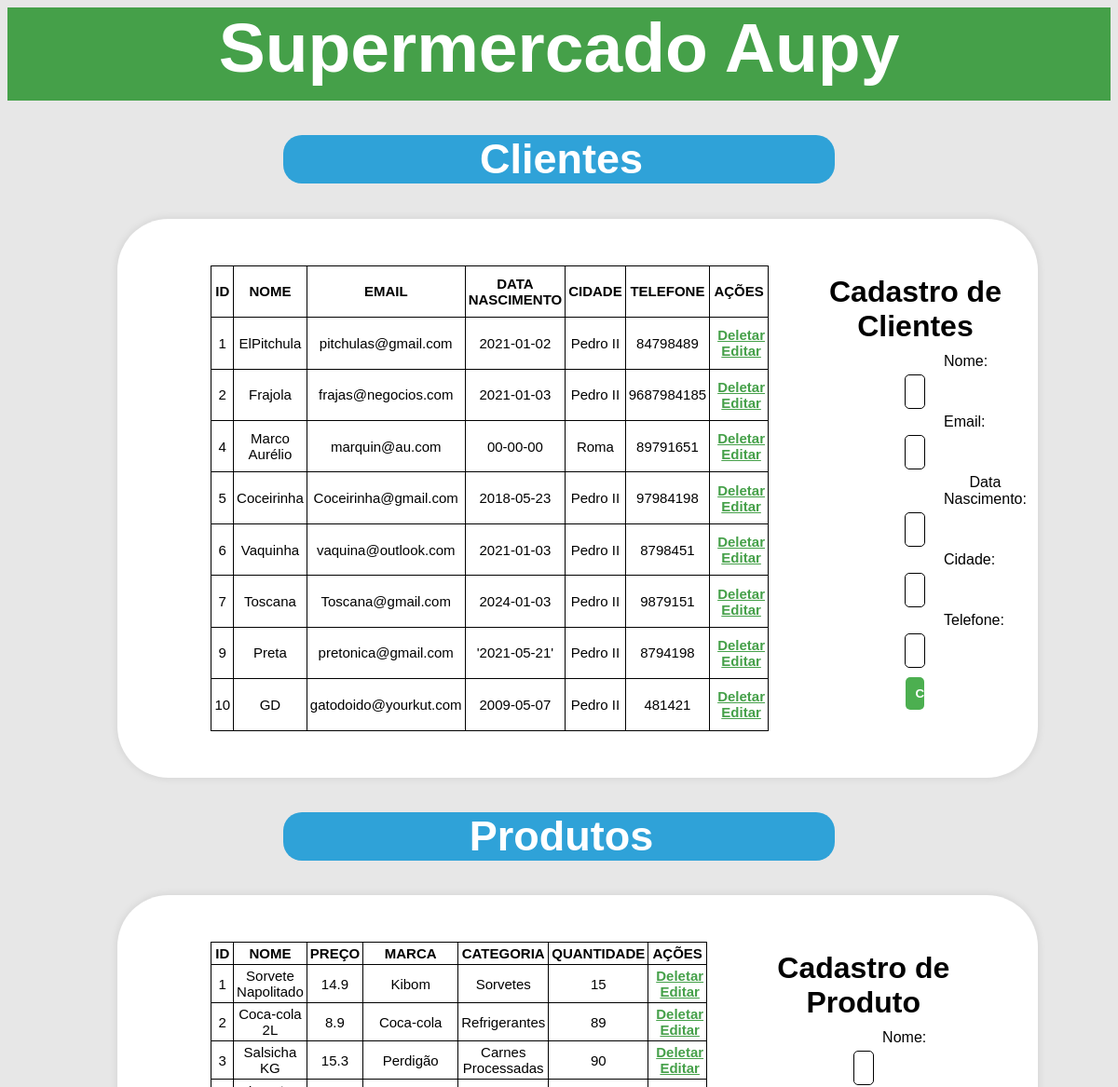
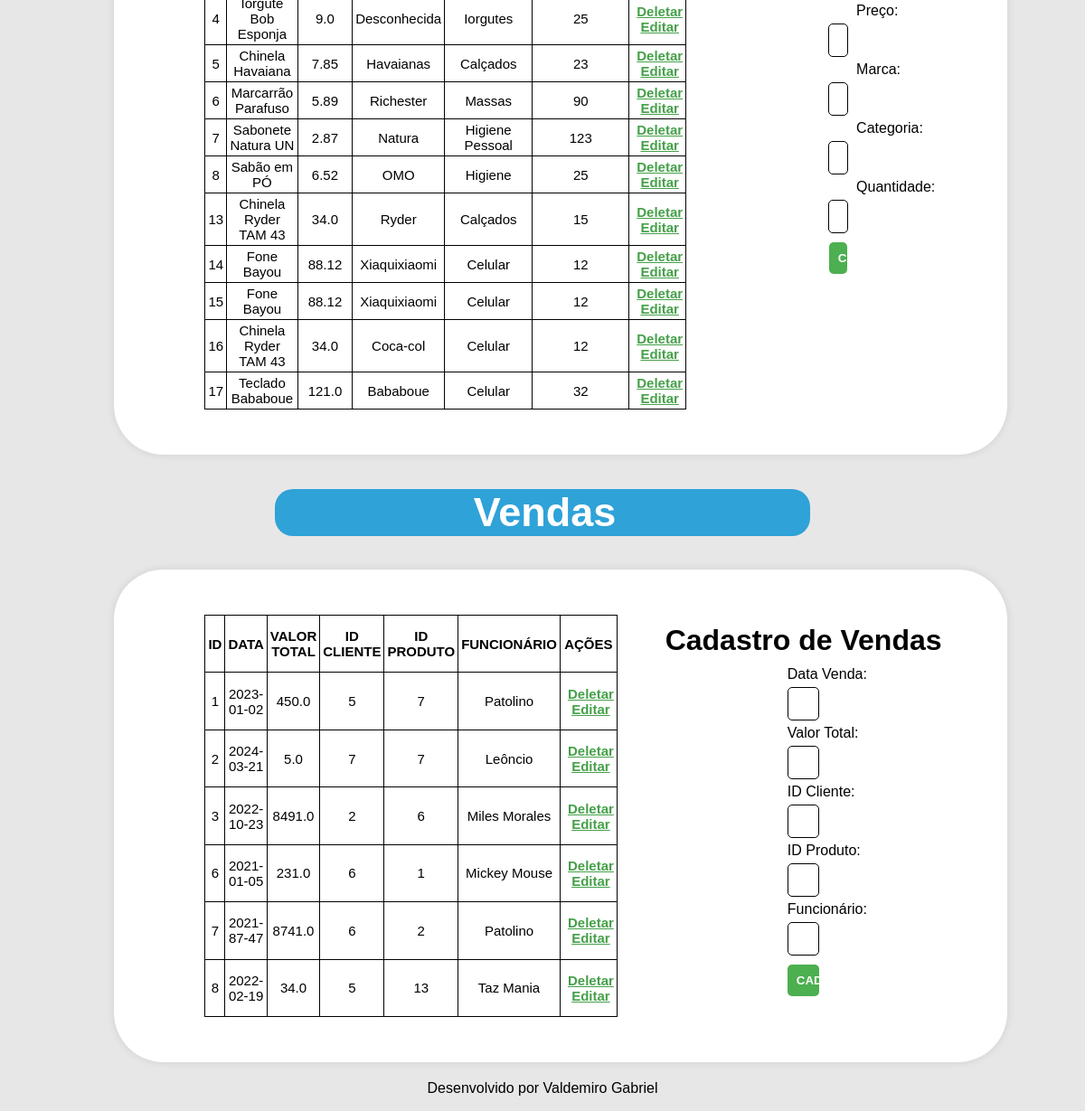
The page / on the database its author committed (2 pictures, top to bottom).
### tables this page shows
CREATE TABLE cliente (
                        idcliente INTEGER PRIMARY KEY AUTOINCREMENT,
                        nome TEXT NOT NULL,
                        email TEXT,
                        data_nasc DATE,
                        cidade TEXT,
                        telefone TEXT
                );

CREATE TABLE produto(
                        idprod INTEGER PRIMARY KEY AUTOINCREMENT,
                        nome TEXT NOT NULL,
                        preco REAL NOT NULL,
                        marca TEXT NOT NULL,
                        categoria TEXT NOT NULL,
                        qtd INTEGER NOT NULL
                );

CREATE TABLE venda(
                idvenda INTEGER PRIMARY KEY AUTOINCREMENT,
                data_venda DATE NOT NULL,
                valor_total REAL NOT NULL,
                idcliente INTEGER,
                idprod INTEGER,
                nomeFunc TEXT,
                FOREIGN KEY (idcliente) references cliente(idcliente),
                FOREIGN KEY (idprod) references produto(idprod)
    );

### app.py (the view)
@app.route('/')
def home():
  banco = sqlite3 .connect('vendas.db')
  cursor = banco.cursor()
  cursor.execute('SELECT * FROM cliente')
  cliente = cursor.fetchall()
  cursor.execute('SELECT * FROM produto')
  produto = cursor.fetchall()
  cursor.execute('SELECT * FROM venda')
  venda = cursor.fetchall()
  banco.close()
  return render_template('home.html', cliente = cliente, produto = produto, venda = venda)

### views/templates/home.html (shortened to what this page needs)
<!DOCTYPE html>
<html lang="en">
<head>
    <link rel="stylesheet" type="text/css" href="{{ url_for('static', filename='css/style.css') }}">
</head>
<body>
    <header>
        <h1>Supermercado Aupy</h1>
    </header>
    <div class="container">
        <div class="title"><h2>Clientes</h2></div>
        <div class="table-div">
            <table class="tables">
                    <tr>
                        <th>ID</th>
                        <th>NOME</th>
                        <th>EMAIL</th>
                        <th>DATA NASCIMENTO</th>
                        <th>CIDADE</th>
                        <th>TELEFONE</th>
                        <th>AÇÕES</th>
                    </tr>
                    {% for row in cliente %}
                    <tr>
                        <td>{{row[0]}}</td>
                        <td>{{row[1]}}</td>
                        <td>{{row[2]}}</td>
                        <td>{{row[3]}}</td>
                        <td>{{row[4]}}</td>
                        <td>{{row[5]}}</td>
                        <td>
                            <div class="buttons-table">
                                <a href="{{url_for('delCliente', id=row[0])}}" id="del">Deletar</a>
                                <a href="{{url_for('editarCliente', id=row[0])}}"id="edit">Editar</a>
                            </div>
                        </td>
                    </tr>
                    {% endfor %}
            </table>
            <form method="POST" action="{{url_for('cadCliente')}}" class="form">
                <h1>Cadastro de Clientes</h1>
                <label for="Nome" name="nomeCliente">Nome:</label>
                <input type="text" name="nomeCliente" required><br>
                <label for="Email" name="emailCliente">Email:</label>
                <input type="text" name="emailCliente" required><br>
                <label for="Data Nasc" name="dataCliente">Data Nascimento:</label>
                <input type="text" name="dataCliente" required><br>
                <label for="Cidade" name="cidadeCliente">Cidade:</label>
                <input type="text" name="cidadeCliente" required><br>
                <label for="Nome" name="telCliente">Telefone:</label>
                <input type="tel" name="telCliente" required><br>
                <input type="submit" value="CADASTRAR">
            </form>
        </div>
        <div class="title"><h2>Produtos</h2></div>
        <div class="table-div">
            <table class="tables">
                <tr>
                    <th>ID</th>
                    <th>NOME</th>
                    <th>PREÇO</th>
                    <th>MARCA</th>
                    <th>CATEGORIA</th>
                    <th>QUANTIDADE</th>
                    <th>AÇÕES</th>
                </tr>
                {% for row in produto %}
                <tr>
                    <td>{{row[0]}}</td>
                    <td>{{row[1]}}</td>
                    <td>{{row[2]}}</td>
                    <td>{{row[3]}}</td>
                    <td>{{row[4]}}</td>
                    <td>{{row[5]}}</td>
                    <td>
                        <div class="buttons-table">
                            <a href="{{url_for('delProduto', id=row[0])}}" id="del">Deletar</a>
                            <a href="{{url_for('editarProduto', id=row[0])}}" id="edit">Editar</a>
                        </div>
                    </td>
                </tr>
                {% endfor %}
            </table>
            <form method="post" action="{{url_for('cadProduto')}}" class="form">
                <h1>Cadastro de Produto</h1>
                <label for="Nome" name="nomeProduto">Nome:</label>
                <input type="text" name="nomeProduto" required>
                <label for="Preço" name="preco">Preço:</label>
                <input type="text" name="preco" required>
                <label for="Marca" name="marca">Marca:</label>
                <input type="text" name="marca" required>
                <label for="Categoria" name="categoria">Categoria:</label>
                <input type="text" name="categoria" required>
                <label for="Quantidade" name="quantidade">Quantidade:</label>
                <input type="tel" name="quantidade" required><br>
                <input type="submit" value="CADASTRAR">
            </form>
        </div>
        <div class="title"><h2>Vendas</h2></div>
        <div class="table-div">
            <table class="tables">
                <tr>
                    <th>ID</th>
                    <th>DATA</TH>
                    <th>VALOR TOTAL</th>
                    <th>ID CLIENTE</th>
                    <th>ID PRODUTO</th>
                    <th>FUNCIONÁRIO</th>
                    <th>AÇÕES</th>
                </tr>
                {% for row in venda %}
                <tr>
                    <td>{{row[0]}}</td>
                    <td>{{row[1]}}</td>
                    <td>{{row[2]}}</td>
                    <td>{{row[3]}}</td>
                    <td>{{row[4]}}</td>
                    <td>{{row[5]}}</td>
                    <td>
                        <div class="buttons-table">
                            <a href="{{url_for('delVenda', id=row[0])}}" id="del">Deletar</a>
                            <a href="{{url_for('editarVenda', id=row[0])}}" id="edit">Editar</a>
                        </div>
                    </td>
                </tr>
                {% endfor %}
            </table>
            <form method="post" action="{{url_for('cadVenda')}}" class="form">
                <h1>Cadastro de Vendas</h1>
                <label for="Data" name="dataVenda">Data Venda:</label>
                <input type="text" name="dataVenda" required>
                <label for="valor" name="valor">Valor Total:</label>
                <input type="number" name="valor" required>
                <label for="idCliente" name="idCliente">ID Cliente:</label>
                <input type="number" name="idCliente" required>
                <label for="idProduto" name="idProd">ID Produto:</label>
                <input type="number" name="idProd" required>
                <label for="Funcionario" name="nomeFunc">Funcionário:</label>
                <input type="text" name="nomeFunc" required><br>
                <input type="submit" value="CADASTRAR">
            </form>
        </div>
    </div>
    <footer>
        <p>Desenvolvido por Valdemiro Gabriel</p>
    </footer>
</body>
</html>

### views/static/css/style.css (style rules this page uses)
body { font-family: Verdana, Geneva, Tahoma, sans-serif; background-color: rgb(231, 231, 231); align-items: center; }
header { color: white; background-color: #45a049; height: 100px; text-align: center; align-items: center; max-width: 1200px; margin: 0 auto; padding: 0 20px; }
header h1 { margin-top: 5px; color: white; font-size: 75px; }
footer { margin-top: 20px; text-align: center; align-items: center; }
.title { display: inline-block; width: 50%; text-align: center; margin-left: 25%; margin-bottom: 0px; }
h2 { background-color: #2fa2d8; text-align: center; font-size: 45px; color: white; border-radius: 20px; padding-left: 5px; }
.buttons-table #del, #edit { font-size: 15px; margin-left: 5px; color: #45a049; border-radius: 5px; font-weight: bold; }
th ,td { border: 1px solid; font-size: 15px; padding: 3px; }
td:nth-child(7) { background-color: #ffffff; width: 150px; }
.table-div { display: flex; flex-direction: row; box-shadow: 0px 0px 10px rgba(0, 0, 0, 0.1); background-color: #ffffff; border-radius: 55px; padding: 50px; width: 75%; margin-left: 10%; }
.form { align-items: center; text-align: center; width: 650px; margin-top: 2px; padding: 10px; border-radius: 10px; margin-bottom: 15px; }
.form h1 { margin-top: 0px; margin-bottom: 10px; }
.form label { padding-left: 150px; display: flex; margin-bottom: 5px; }
.form input[type="text"], .form input[type="tel"] { width: calc(100% - 300px); padding: 10px; margin-bottom: 5px; box-sizing: border-box; border: 1px solid; border-radius: 5px; }
.form input[type="number"] { width: calc(100% - 300px); padding: 10px; margin-bottom: 5px; box-sizing: border-box; border: 1px solid; border-radius: 5px; }
.form input[type="submit"] { font-weight: bold; margin-top: 5px; width: calc(100% - 300px); padding: 10px; background-color: #4CAF50; color: white; border: none; border-radius: 5px; cursor: pointer; }
.form { margin-left: 30px; margin-bottom: 15px; padding: 8px; border-radius: 4px; }
.tables { text-align: center; border-collapse: collapse ; border-color: black; width: 70%; margin-left: 50px; }

### rows shown on the page
cliente: idcliente "1", nome "ElPitchula", email "pitchulas@gmail.com", data_nasc "2021-01-02", cidade "Pedro II", telefone "84798489"
cliente: idcliente "2", nome "Frajola", email "frajas@negocios.com", data_nasc "2021-01-03", cidade "Pedro II", telefone "9687984185"
cliente: idcliente "4", nome "Marco Aurélio", email "marquin@au.com", data_nasc "00-00-00", cidade "Roma", telefone "89791651"
cliente: idcliente "5", nome "Coceirinha", email "Coceirinha@gmail.com", data_nasc "2018-05-23", cidade "Pedro II", telefone "97984198"
cliente: idcliente "6", nome "Vaquinha", email "vaquina@outlook.com", data_nasc "2021-01-03", cidade "Pedro II", telefone "8798451"
cliente: idcliente "7", nome "Toscana", email "Toscana@gmail.com", data_nasc "2024-01-03", cidade "Pedro II", telefone "9879151"
cliente: idcliente "9", nome "Preta", email "pretonica@gmail.com", data_nasc "'2021-05-21'", cidade "Pedro II", telefone "8794198"
cliente: idcliente "10", nome "GD", email "gatodoido@yourkut.com", data_nasc "2009-05-07", cidade "Pedro II", telefone "481421"
produto: idprod "1", nome "Sorvete Napolitado", preco "14.9", marca "Kibom", categoria "Sorvetes", qtd "15"
produto: idprod "2", nome "Coca-cola 2L", preco "8.9", marca "Coca-cola", categoria "Refrigerantes", qtd "89"
produto: idprod "3", nome "Salsicha KG", preco "15.3", marca "Perdigão", categoria "Carnes Processadas", qtd "90"
produto: idprod "4", nome "Iorgute Bob Esponja", preco "9.0", marca "Desconhecida", categoria "Iorgutes", qtd "25"
produto: idprod "5", nome "Chinela Havaiana", preco "7.85", marca "Havaianas", categoria "Calçados", qtd "23"
produto: idprod "6", nome "Marcarrão Parafuso", preco "5.89", marca "Richester", categoria "Massas", qtd "90"
produto: idprod "7", nome "Sabonete Natura UN", preco "2.87", marca "Natura", categoria "Higiene Pessoal", qtd "123"
produto: idprod "8", nome "Sabão em PÓ", preco "6.52", marca "OMO", categoria "Higiene", qtd "25"
produto: idprod "13", nome "Chinela Ryder TAM 43", preco "34.0", marca "Ryder", categoria "Calçados", qtd "15"
produto: idprod "14", nome "Fone Bayou", preco "88.12", marca "Xiaquixiaomi", categoria "Celular", qtd "12"
produto: idprod "15", nome "Fone Bayou", preco "88.12", marca "Xiaquixiaomi", categoria "Celular", qtd "12"
produto: idprod "16", nome "Chinela Ryder TAM 43", preco "34.0", marca "Coca-col", categoria "Celular", qtd "12"
produto: idprod "17", nome "Teclado Bababoue", preco "121.0", marca "Bababoue", categoria "Celular", qtd "32"
venda: idvenda "1", data_venda "2023-01-02", valor_total "450.0", idcliente "5", idprod "7", nomeFunc "Patolino"
venda: idvenda "2", data_venda "2024-03-21", valor_total "5.0", idcliente "7", idprod "7", nomeFunc "Leôncio"
venda: idvenda "3", data_venda "2022-10-23", valor_total "8491.0", idcliente "2", idprod "6", nomeFunc "Miles Morales"
venda: idvenda "6", data_venda "2021-01-05", valor_total "231.0", idcliente "6", idprod "1", nomeFunc "Mickey Mouse"
venda: idvenda "7", data_venda "2021-87-47", valor_total "8741.0", idcliente "6", idprod "2", nomeFunc "Patolino"
venda: idvenda "8", data_venda "2022-02-19", valor_total "34.0", idcliente "5", idprod "13", nomeFunc "Taz Mania"
